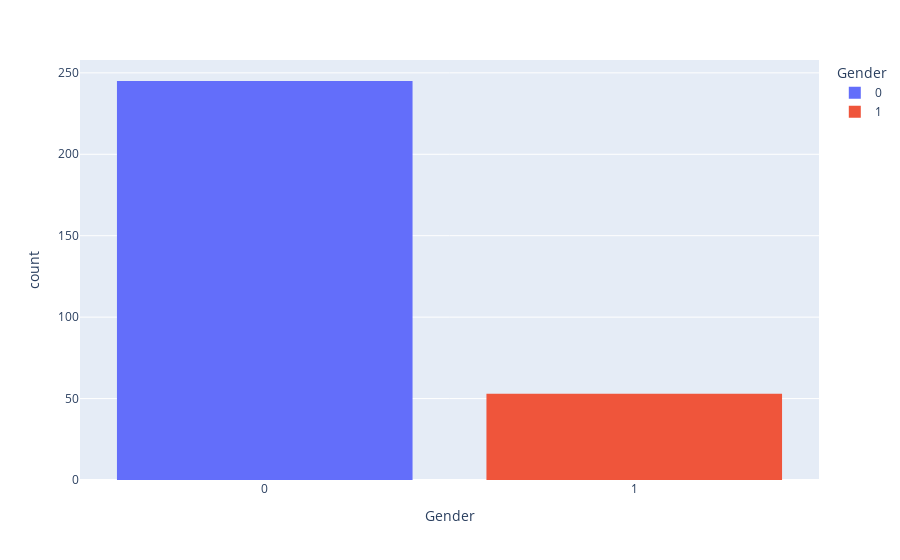
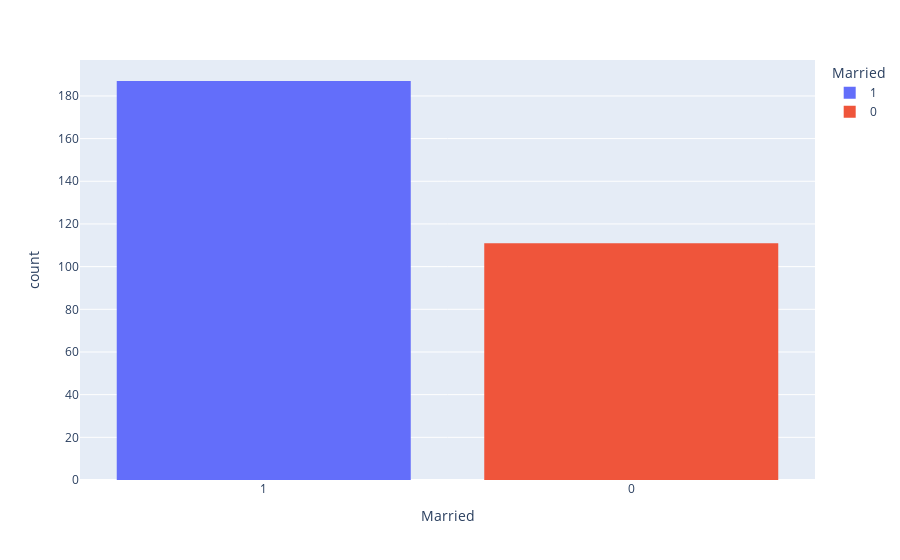
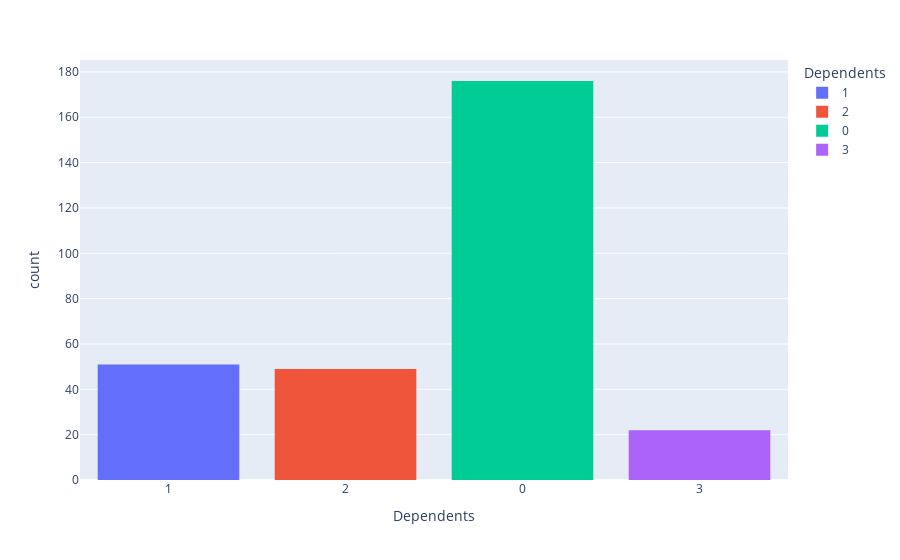
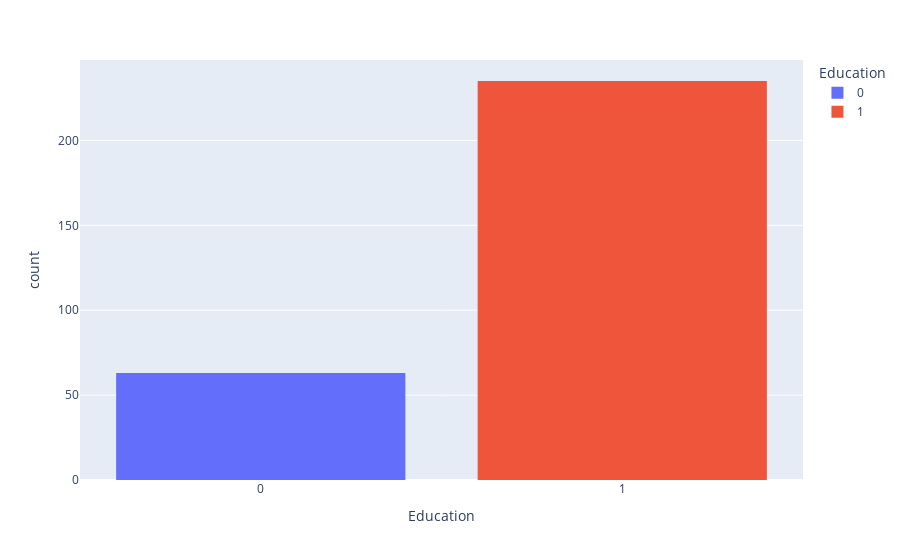

Notebook code cell kept with these figures, in order:
### Code cell
for col in categorical_columns:
    fig = pe.histogram(x=col, data_frame=df[col].astype('str'), color=col)
    display(      fig      )

### Figure 1 — Plotly figure (JSON) as saved in the notebook; plotly's stock layout.template omitted (floating-point values rounded to 4 significant figures; data arrays with more than 128 entries replaced by an {"elided": "..."} marker saying what was removed)
{"data": [{"alignmentgroup": "True", "bingroup": "x", "hovertemplate": "Gender=%{x}<br>count=%{y}<extra></extra>", "legendgroup": "0", "marker": {"color": "#636efa", "pattern": {"shape": ""}}, "name": "0", "offsetgroup": "0", "orientation": "v", "showlegend": true, "type": "histogram", "x": {"elided": "245 str values"}, "xaxis": "x", "yaxis": "y"}, {"alignmentgroup": "True", "bingroup": "x", "hovertemplate": "Gender=%{x}<br>count=%{y}<extra></extra>", "legendgroup": "1", "marker": {"color": "#EF553B", "pattern": {"shape": ""}}, "name": "1", "offsetgroup": "1", "orientation": "v", "showlegend": true, "type": "histogram", "x": ["1", "1", "1", "1", "1", "1", "1", "1", "1", "1", "1", "1", "1", "1", "1", "1", "1", "1", "1", "1", "1", "1", "1", "1", "1", "1", "1", "1", "1", "1", "1", "1", "1", "1", "1", "1", "1", "1", "1", "1", "1", "1", "1", "1", "1", "1", "1", "1", "1", "1", "1", "1", "1"], "xaxis": "x", "yaxis": "y"}], "layout": {"barmode": "relative", "legend": {"title": {"text": "Gender"}, "tracegroupgap": 0}, "margin": {"t": 60}, "xaxis": {"anchor": "y", "categoryarray": ["0", "1"], "categoryorder": "array", "domain": [0, 1], "title": {"text": "Gender"}}, "yaxis": {"anchor": "x", "domain": [0, 1], "title": {"text": "count"}}}}

### Figure 2 — Plotly figure (JSON) as saved in the notebook; plotly's stock layout.template omitted (floating-point values rounded to 4 significant figures; data arrays with more than 128 entries replaced by an {"elided": "..."} marker saying what was removed)
{"data": [{"alignmentgroup": "True", "bingroup": "x", "hovertemplate": "Married=%{x}<br>count=%{y}<extra></extra>", "legendgroup": "1", "marker": {"color": "#636efa", "pattern": {"shape": ""}}, "name": "1", "offsetgroup": "1", "orientation": "v", "showlegend": true, "type": "histogram", "x": {"elided": "187 str values"}, "xaxis": "x", "yaxis": "y"}, {"alignmentgroup": "True", "bingroup": "x", "hovertemplate": "Married=%{x}<br>count=%{y}<extra></extra>", "legendgroup": "0", "marker": {"color": "#EF553B", "pattern": {"shape": ""}}, "name": "0", "offsetgroup": "0", "orientation": "v", "showlegend": true, "type": "histogram", "x": ["0", "0", "0", "0", "0", "0", "0", "0", "0", "0", "0", "0", "0", "0", "0", "0", "0", "0", "0", "0", "0", "0", "0", "0", "0", "0", "0", "0", "0", "0", "0", "0", "0", "0", "0", "0", "0", "0", "0", "0", "0", "0", "0", "0", "0", "0", "0", "0", "0", "0", "0", "0", "0", "0", "0", "0", "0", "0", "0", "0", "0", "0", "0", "0", "0", "0", "0", "0", "0", "0", "0", "0", "0", "0", "0", "0", "0", "0", "0", "0", "0", "0", "0", "0", "0", "0", "0", "0", "0", "0", "0", "0", "0", "0", "0", "0", "0", "0", "0", "0", "0", "0", "0", "0", "0", "0", "0", "0", "0", "0", "0"], "xaxis": "x", "yaxis": "y"}], "layout": {"barmode": "relative", "legend": {"title": {"text": "Married"}, "tracegroupgap": 0}, "margin": {"t": 60}, "xaxis": {"anchor": "y", "categoryarray": ["1", "0"], "categoryorder": "array", "domain": [0, 1], "title": {"text": "Married"}}, "yaxis": {"anchor": "x", "domain": [0, 1], "title": {"text": "count"}}}}

### Figure 3 — Plotly figure (JSON) as saved in the notebook; plotly's stock layout.template omitted (floating-point values rounded to 4 significant figures; data arrays with more than 128 entries replaced by an {"elided": "..."} marker saying what was removed)
{"data": [{"alignmentgroup": "True", "bingroup": "x", "hovertemplate": "Dependents=%{x}<br>count=%{y}<extra></extra>", "legendgroup": "1", "marker": {"color": "#636efa", "pattern": {"shape": ""}}, "name": "1", "offsetgroup": "1", "orientation": "v", "showlegend": true, "type": "histogram", "x": ["1", "1", "1", "1", "1", "1", "1", "1", "1", "1", "1", "1", "1", "1", "1", "1", "1", "1", "1", "1", "1", "1", "1", "1", "1", "1", "1", "1", "1", "1", "1", "1", "1", "1", "1", "1", "1", "1", "1", "1", "1", "1", "1", "1", "1", "1", "1", "1", "1", "1", "1"], "xaxis": "x", "yaxis": "y"}, {"alignmentgroup": "True", "bingroup": "x", "hovertemplate": "Dependents=%{x}<br>count=%{y}<extra></extra>", "legendgroup": "2", "marker": {"color": "#EF553B", "pattern": {"shape": ""}}, "name": "2", "offsetgroup": "2", "orientation": "v", "showlegend": true, "type": "histogram", "x": ["2", "2", "2", "2", "2", "2", "2", "2", "2", "2", "2", "2", "2", "2", "2", "2", "2", "2", "2", "2", "2", "2", "2", "2", "2", "2", "2", "2", "2", "2", "2", "2", "2", "2", "2", "2", "2", "2", "2", "2", "2", "2", "2", "2", "2", "2", "2", "2", "2"], "xaxis": "x", "yaxis": "y"}, {"alignmentgroup": "True", "bingroup": "x", "hovertemplate": "Dependents=%{x}<br>count=%{y}<extra></extra>", "legendgroup": "0", "marker": {"color": "#00cc96", "pattern": {"shape": ""}}, "name": "0", "offsetgroup": "0", "orientation": "v", "showlegend": true, "type": "histogram", "x": {"elided": "176 str values"}, "xaxis": "x", "yaxis": "y"}, {"alignmentgroup": "True", "bingroup": "x", "hovertemplate": "Dependents=%{x}<br>count=%{y}<extra></extra>", "legendgroup": "3", "marker": {"color": "#ab63fa", "pattern": {"shape": ""}}, "name": "3", "offsetgroup": "3", "orientation": "v", "showlegend": true, "type": "histogram", "x": ["3", "3", "3", "3", "3", "3", "3", "3", "3", "3", "3", "3", "3", "3", "3", "3", "3", "3", "3", "3", "3", "3"], "xaxis": "x", "yaxis": "y"}], "layout": {"barmode": "relative", "legend": {"title": {"text": "Dependents"}, "tracegroupgap": 0}, "margin": {"t": 60}, "xaxis": {"anchor": "y", "categoryarray": ["1", "2", "0", "3"], "categoryorder": "array", "domain": [0, 1], "title": {"text": "Dependents"}}, "yaxis": {"anchor": "x", "domain": [0, 1], "title": {"text": "count"}}}}

### Figure 4 — Plotly figure (JSON) as saved in the notebook; plotly's stock layout.template omitted (floating-point values rounded to 4 significant figures; data arrays with more than 128 entries replaced by an {"elided": "..."} marker saying what was removed)
{"data": [{"alignmentgroup": "True", "bingroup": "x", "hovertemplate": "Education=%{x}<br>count=%{y}<extra></extra>", "legendgroup": "0", "marker": {"color": "#636efa", "pattern": {"shape": ""}}, "name": "0", "offsetgroup": "0", "orientation": "v", "showlegend": true, "type": "histogram", "x": ["0", "0", "0", "0", "0", "0", "0", "0", "0", "0", "0", "0", "0", "0", "0", "0", "0", "0", "0", "0", "0", "0", "0", "0", "0", "0", "0", "0", "0", "0", "0", "0", "0", "0", "0", "0", "0", "0", "0", "0", "0", "0", "0", "0", "0", "0", "0", "0", "0", "0", "0", "0", "0", "0", "0", "0", "0", "0", "0", "0", "0", "0", "0"], "xaxis": "x", "yaxis": "y"}, {"alignmentgroup": "True", "bingroup": "x", "hovertemplate": "Education=%{x}<br>count=%{y}<extra></extra>", "legendgroup": "1", "marker": {"color": "#EF553B", "pattern": {"shape": ""}}, "name": "1", "offsetgroup": "1", "orientation": "v", "showlegend": true, "type": "histogram", "x": {"elided": "235 str values"}, "xaxis": "x", "yaxis": "y"}], "layout": {"barmode": "relative", "legend": {"title": {"text": "Education"}, "tracegroupgap": 0}, "margin": {"t": 60}, "xaxis": {"anchor": "y", "categoryarray": ["0", "1"], "categoryorder": "array", "domain": [0, 1], "title": {"text": "Education"}}, "yaxis": {"anchor": "x", "domain": [0, 1], "title": {"text": "count"}}}}
